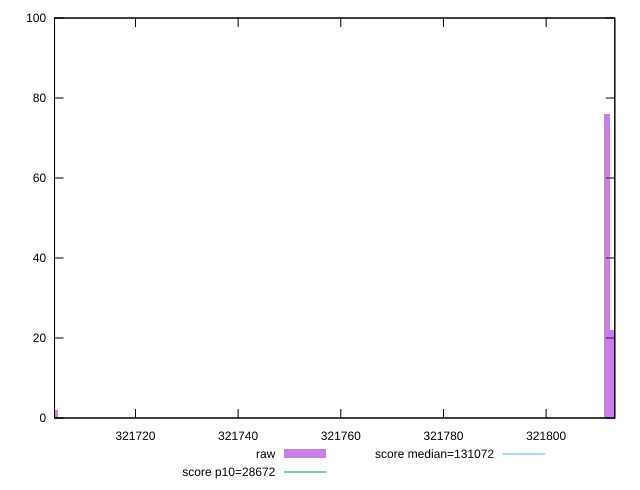

gnuplot code for this plot:
reset

$raw <<EOF
321704.3100738721 2
321811.855380971 76
321813.1996973097 22
EOF

set key outside below
set boxwidth 1.3443163387359003
set xrange [321704.2333333333:321813.3833333333]
set yrange [0:100]
set trange [0:100]
set style fill transparent solid 0.5 noborder

set parametric
set terminal svg size 640, 490 enhanced background rgb 'white'
set output "report_00019_2021-02-10T18-14-37.922Z//uses-long-cache-ttl/samples/pages+cached+noadtech+nomedia+nocss/raw/histogram.svg"

plot $raw title "raw" with boxes, \
     28672,t title "score p10=28672", \
     131072,t title "score median=131072"

reset
